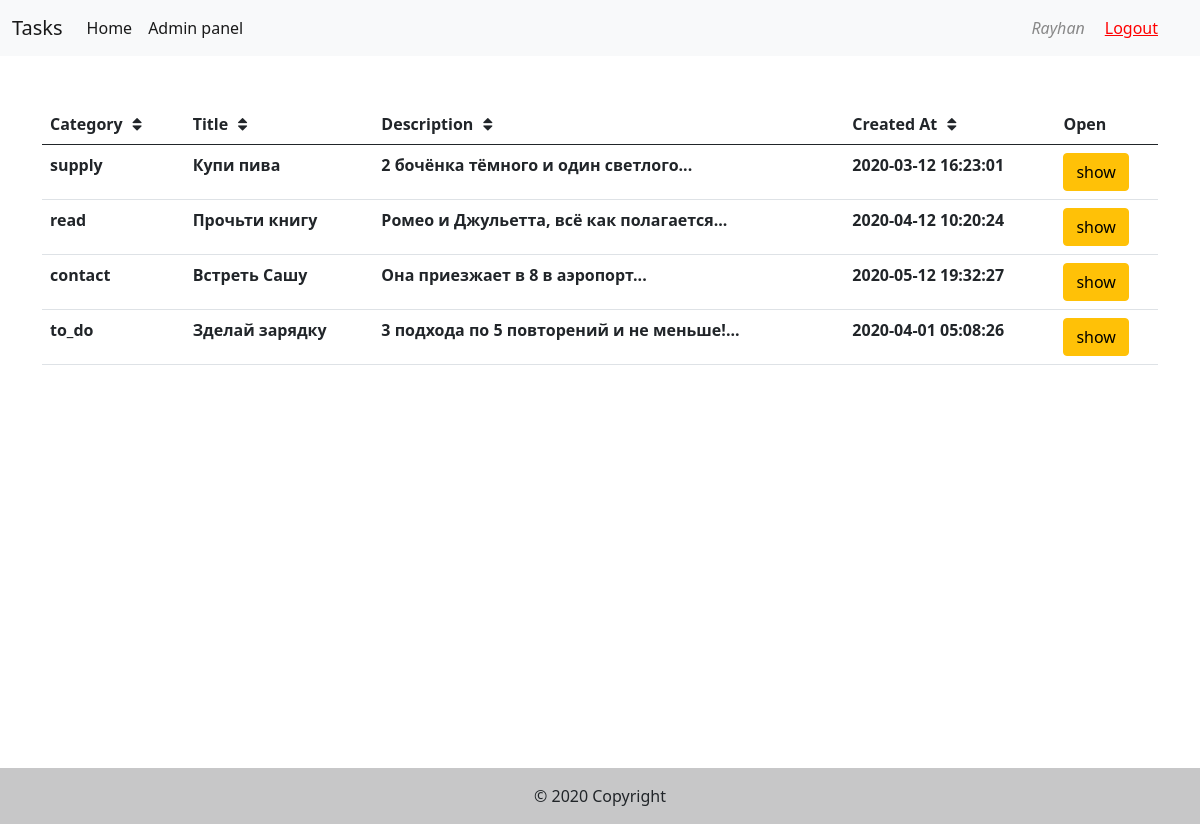
Page / (signed in) on the committed database.
### tables this page shows
CREATE TABLE `tasks` (
  `id` int(11) NOT NULL COMMENT 'task_id',
  `category` varchar(255) DEFAULT NULL,
  `title` varchar(255) DEFAULT NULL,
  `description` varchar(255) DEFAULT NULL,
  `done` BOOLEAN DEFAULT 0,
  `created_at` timestamp NOT NULL DEFAULT current_timestamp(),
  `updated_at` timestamp NOT NULL DEFAULT current_timestamp()
);

### inc/functions.php (called while the page is built, shortened)
<?php
function isLoggedIn()
{
    return isset($_SESSION['user']);
}
function is_admin()
{
    if (isset($_SESSION['user']) && ($_SESSION['user']['user_type'] == 'admin' || $_SESSION['user']['user_type'] == 'super_admin')) {
        return true;
    } else {
        return false;
    }
}

### inc/TaskService.php (called while the page is built, shortened)
<?php
include_once 'functions.php';
function getTasks($page = 1)
{
    global $db;
    $query = "SELECT * FROM tasks LIMIT ".(($page-1)*10).",".($page*10);
    $result = mysqli_query($db, $query);
    $rows = [];
    while ($row = mysqli_fetch_assoc($result)) {
        $rows[] = $row;
    }
    return $rows;
}

### views/index.php (the view, shortened to what this page needs)
<?php
if (!isLoggedIn()) {
    ?>
<div class="container-lg">
    <div class="alert alert-danger" role="alert">
        You must log in first
    </div>
</div>
<?php
} else {
        ?>
<div class="container-lg">
    <table class="table table-hover">
        <thead>
            <tr>
                <th scope="col" onclick="sortTable(0)">Category <i class="fa fa-fw fa-sort"></i></th>
                <th scope="col" onclick="sortTable(1)">Title <i class="fa fa-fw fa-sort"></i></th>
                <th scope="col" onclick="sortTable(2)">Description <i class="fa fa-fw fa-sort"></i></th>
                <th scope="col" onclick="sortTable(3)">Created At <i class="fa fa-fw fa-sort"></i></th>
                <th scope="col"> Open </th>
            </tr>
        </thead>
        <tbody>
            <?php
$tasks = getTasks(isset($_GET['page']) ? $_GET['page'] : 1);
        foreach ($tasks as $task) { ?>
            <tr <?php echo $task['done'] ? 'class="table-secondary"' : '' ?>>
                <th> <?php echo $task['category'] ?>
                </th>
                <th> <?php
                if (strlen($task['title']) < 40) {
                    echo $task['title'];
                } else {
                    echo mb_substr($task['title'], 0, 40).'...';
                }
                 ?>
                </th>
                <th> <?php
                if (strlen($task['description']) < 40) {
                    echo $task['description'];
                } else {
                    echo mb_substr($task['description'], 0, 40).'...';
                } ?>
                </th>
                <th> <?php echo $task['created_at'] ?>
                </th>
                <th>
                    <?php
    echo '<a class="btn btn-warning"
                        href="tasks/'.$task['id'].'"
                    role="button">show</a>'
                     ?>
                </th>
            </tr>
            <?php
    } ?>
        </tbody>
    </table>
</div>
<?php
    }

### inc/header.php (shortened to what this page needs)
<?php
    include_once 'functions.php';
    include_once 'TaskService.php';
    $base_link = "http://".$_SERVER['SERVER_NAME'];
    ?>
<!DOCTYPE html>
<html>
<head>
    <link href="https://cdn.jsdelivr.net/npm/bootstrap@5.0.2/dist/css/bootstrap.min.css" rel="stylesheet"
>
    <link href="//maxcdn.bootstrapcdn.com/font-awesome/4.1.0/css/font-awesome.min.css" rel="stylesheet">
</head>
<body>
    <section style='min-height: 90vh'>
        <nav class="navbar navbar-expand-lg navbar-light bg-light mb-5">
            <div class="container-fluid">
                <a class="navbar-brand" href="/">Tasks</a>
                <div class="collapse navbar-collapse" id="navbarSupportedContent">
                    <ul class="navbar-nav me-auto mb-2 mb-lg-0">
                        <li class="nav-item">
                            <a class="nav-link active" aria-current="page" href="/">Home</a>
                        </li>
                        <?php if (is_admin()) : ?>
                        <li class="nav-item">
                            <a class="nav-link active" aria-current="page"
                                href="<?php $base_link?>/admin/admin_panel.php">Admin
                                panel</a>
                        </li>
                        <?php endif ?>
                    </ul>
                    <?php if (isLoggedIn() && isset($_SESSION['user'])) : ?>
                    <i style="padding-right: 20px; padding-left: 20px;color: #888;"><?php echo ucfirst($_SESSION['user']['username']).' '; ?></i>
                    <a href="<?php $base_link?>/index.php?logout='1'"
                        style="margin-right: 30px;color: red;">Logout</a>
                    <?php else : ?>
                    <a href="/login" style="margin-right: 30px; color: red;">Login</a>
                    <?php endif ?>
                </div>
            </div>
        </nav>

### index.php (shortened to what this page needs)
<?php
    include 'inc/header.php';
    $request = $_SERVER['REQUEST_URI'];
switch ($request) {
    case '/' :
        require __DIR__ . '/views/index.php';
        break;
}
    ?>
<?php
    include 'inc/footer.php';

### inc/footer.php
</section>
<footer class="bg-light text-center text-lg-start w-100 mt-5">
    <div class="text-center p-3" style="background-color: rgba(0, 0, 0, 0.2);">
        © 2020 Copyright
    </div>
</footer>
</body>
</html>

### rows in the picture
tasks: category "supply", title "Купи пива", description "2 бочёнка тёмного и один светлого", created_at "2020-03-12 16:23:01"
tasks: category "read", title "Прочьти книгу", description "Ромео и Джульетта, всё как полагается", created_at "2020-04-12 10:20:24"
tasks: category "contact", title "Встреть Сашу", description "Она приезжает в 8 в аэропорт", created_at "2020-05-12 19:32:27"
tasks: category "to_do", title "Зделай зарядку", description "3 подхода по 5 повторений и не меньше!", created_at "2020-04-01 05:08:26"

### other values in the picture
$_SESSION['user']['username'] "Rayhan"
